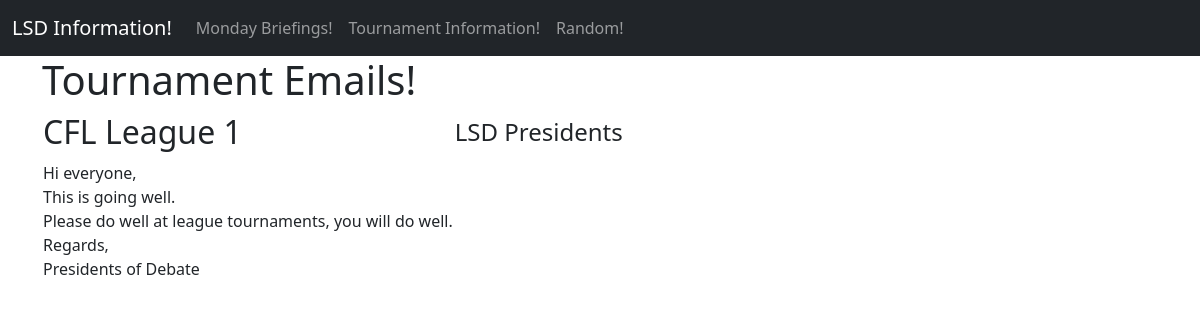
/tournaments, run on the app's committed database.
### tables this page shows
CREATE TABLE tournaments (subject LONGTEXT, sender LONGTEXT, body LONGTEXT);

### app.py (the view)
@app.route('/tournaments')
def render_tournaments():
    conn = get_db_connection_better("Email/emails")
    tournaments = conn.execute('SELECT * FROM tournaments').fetchall()
    tournaments_list = []
    for m in list(tournaments):
        tournaments_list.append(list(m))
    tournaments = tournaments_list
    return render_template("extend_emails.html", emails = tournaments_list, email_type="Tournament Emails!")

### app.py (called while the page is built)
def get_db_connection_better(path):
    conn = sqlite3.connect(path +'.db')
    return conn

### templates/extend_emails.html
{% extends 'emails.html' %}
{% block content %}
<h1> {{email_type}} </h1>
    {% for email in emails %}
        <div class='post'>
            <table>
                <tr>
                    <th><h2>{{ email[0] }}</h2></th>
                    <th><h4>{{ email[1] }}</h4></th>
                </tr>
                <tr>
                    <td>{{ email[2] | safe}}</th>
                </tr>
            </table>
        </div>
    {% endfor %}
{% endblock %}

### data on the page
tournaments: subject "CFL League 1", sender "LSD Presidents", body "Hi everyone, This is going well. Please do well at league tournaments, you will do well. Regards, Presidents of Debate"

### other printed values
{{ email_type }} "Tournament Emails!"
